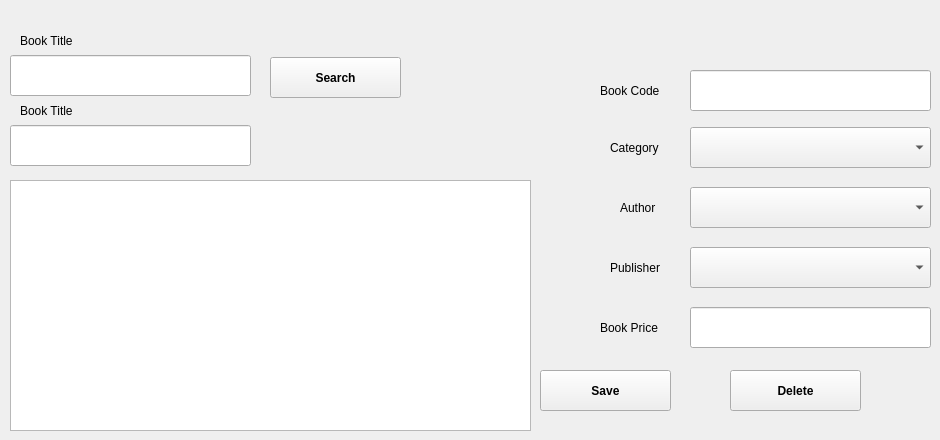
      <widget class="QWidget" name="tab_6">
       <attribute name="title">
        <string>Edit / Delete Book Information</string>
       </attribute>
       <widget class="QLineEdit" name="lineEdit_6">
        <property name="geometry">
         <rect>
          <x>690</x>
          <y>307</y>
          <width>241</width>
          <height>41</height>
         </rect>
        </property>
       </widget>
       <widget class="QPushButton" name="pushButton_8">
        <property name="geometry">
         <rect>
          <x>540</x>
          <y>370</y>
          <width>131</width>
          <height>41</height>
         </rect>
        </property>
        <property name="font">
         <font>
          <weight>75</weight>
          <bold>true</bold>
         </font>
        </property>
        <property name="text">
         <string>Save</string>
        </property>
       </widget>
       <widget class="QLabel" name="label_9">
        <property name="geometry">
         <rect>
          <x>600</x>
          <y>317</y>
          <width>81</width>
          <height>21</height>
         </rect>
        </property>
        <property name="text">
         <string>Book Price</string>
        </property>
       </widget>
       <widget class="QLineEdit" name="lineEdit_7">
        <property name="geometry">
         <rect>
          <x>10</x>
          <y>55</y>
          <width>241</width>
          <height>41</height>
         </rect>
        </property>
       </widget>
       <widget class="QLabel" name="label_10">
        <property name="geometry">
         <rect>
          <x>20</x>
          <y>30</y>
          <width>161</width>
          <height>21</height>
         </rect>
        </property>
        <property name="text">
         <string>Book Title</string>
        </property>
       </widget>
       <widget class="QLabel" name="label_11">
        <property name="geometry">
         <rect>
          <x>610</x>
          <y>137</y>
          <width>70</width>
          <height>21</height>
         </rect>
        </property>
        <property name="text">
         <string>Category</string>
        </property>
       </widget>
       <widget class="QComboBox" name="comboBox_6">
        <property name="geometry">
         <rect>
          <x>690</x>
          <y>127</y>
          <width>241</width>
          <height>41</height>
         </rect>
        </property>
       </widget>
       <widget class="QLineEdit" name="lineEdit_8">
        <property name="geometry">
         <rect>
          <x>690</x>
          <y>70</y>
          <width>241</width>
          <height>41</height>
         </rect>
        </property>
       </widget>
       <widget class="QLabel" name="label_12">
        <property name="geometry">
         <rect>
          <x>620</x>
          <y>197</y>
          <width>61</width>
          <height>21</height>
         </rect>
        </property>
        <property name="text">
         <string>Author</string>
        </property>
       </widget>
       <widget class="QLabel" name="label_13">
        <property name="geometry">
         <rect>
          <x>600</x>
          <y>80</y>
          <width>81</width>
          <height>21</height>
         </rect>
        </property>
        <property name="text">
         <string>Book Code</string>
        </property>
       </widget>
       <widget class="QLabel" name="label_14">
        <property name="geometry">
         <rect>
          <x>610</x>
          <y>257</y>
          <width>71</width>
          <height>21</height>
         </rect>
        </property>
        <property name="text">
         <string>Publisher</string>
        </property>
       </widget>
       <widget class="QComboBox" name="comboBox_7">
        <property name="geometry">
         <rect>
          <x>690</x>
          <y>187</y>
          <width>241</width>
          <height>41</height>
         </rect>
        </property>
       </widget>
       <widget class="QComboBox" name="comboBox_8">
        <property name="geometry">
         <rect>
          <x>690</x>
          <y>247</y>
          <width>241</width>
          <height>41</height>
         </rect>
        </property>
       </widget>
       <widget class="QTextEdit" name="textEdit_2">
        <property name="geometry">
         <rect>
          <x>10</x>
          <y>180</y>
          <width>521</width>
          <height>251</height>
         </rect>
        </property>
       </widget>
       <widget class="QLabel" name="label_15">
        <property name="geometry">
         <rect>
          <x>20</x>
          <y>100</y>
          <width>161</width>
          <height>21</height>
         </rect>
        </property>
        <property name="text">
         <string>Book Title</string>
        </property>
       </widget>
       <widget class="QLineEdit" name="lineEdit_9">
        <property name="geometry">
         <rect>
          <x>10</x>
          <y>125</y>
          <width>241</width>
          <height>41</height>
         </rect>
        </property>
       </widget>
       <widget class="QPushButton" name="pushButton_9">
        <property name="geometry">
         <rect>
          <x>270</x>
          <y>57</y>
          <width>131</width>
          <height>41</height>
         </rect>
        </property>
        <property name="font">
         <font>
          <weight>75</weight>
          <bold>true</bold>
         </font>
        </property>
        <property name="text">
         <string>Search</string>
        </property>
       </widget>
       <widget class="QPushButton" name="pushButton_10">
        <property name="geometry">
         <rect>
          <x>730</x>
          <y>370</y>
          <width>131</width>
          <height>41</height>
         </rect>
        </property>
        <property name="font">
         <font>
          <weight>75</weight>
          <bold>true</bold>
         </font>
        </property>
        <property name="text">
         <string>Delete</string>
        </property>
       </widget>
      </widget>
